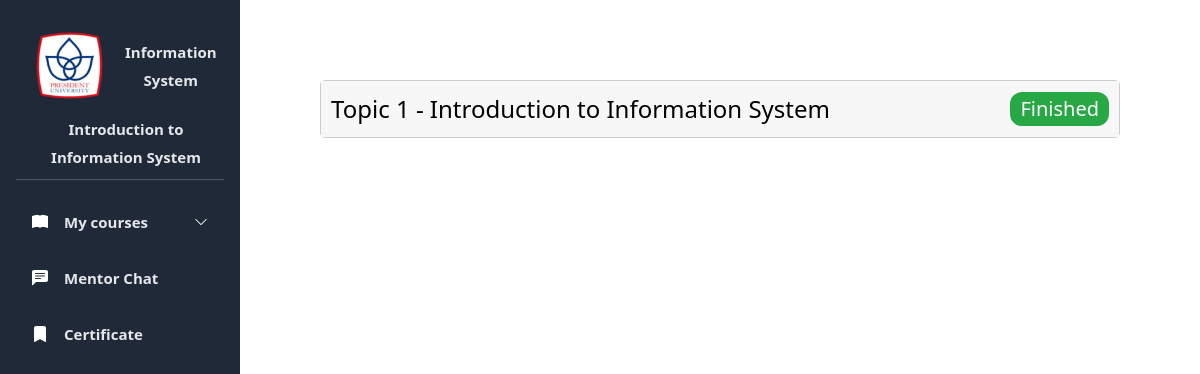
/pages/courses/learn.php?week_id=1, run on the app's committed database.
### tables this page shows
CREATE TABLE `major` (
  `major_id` int(11) NOT NULL,
  `major_name` varchar(50) NOT NULL,
  `faculty_id` int(11) NOT NULL
);

CREATE TABLE `course` (
  `course_id` int(11) NOT NULL,
  `course_name` varchar(50) NOT NULL,
  `description` text NOT NULL,
  `faculty_id` int(11) NOT NULL,
  `major_id` int(11) NOT NULL,
  `img` varchar(50) NOT NULL,
  `start_date` date NOT NULL,
  `price` enum('Free','Paid') NOT NULL,
  `duration` varchar(50) NOT NULL,
  `difficulty` enum('Beginner','Intermediate','Advanced','') NOT NULL,
  `time` varchar(50) NOT NULL,
  `language` varchar(50) NOT NULL,
  `UserID` int(11) NOT NULL
);

CREATE TABLE `topic` (
  `topic_id` int(11) NOT NULL,
  `topic_name` varchar(50) NOT NULL,
  `week_id` int(11) NOT NULL,
  `status` tinyint(1) NOT NULL
);

### pages/courses/learn.php (the view, shortened to what this page needs)
<!DOCTYPE html>
<html lang="en">
<head>
    <link rel="stylesheet" href="../assets/css/style.css">
    <link rel="stylesheet" href="./css/learn.css">
    <link rel="stylesheet" href="../../node_modules/bootstrap-icons/font/bootstrap-icons.min.css">
</head>
<body class="flex">
<div class="inset-y-0 left-0 w-60 bg-gray-800 text-white mr-36 ">
        <?php
        include 'sidebar.php';
        ?>
    </div>
    <div class="flex-1 bg-white p-10 ml-40">
        <main class="course-content">
            <section class="accordion">
                <div class="course-topics">
                    <?php
                    include  '../conn.php';
                    if (isset($_GET['week_id'])) {
                        $week_id = $_GET['week_id'];
                        $query = "SELECT t.topic_id, t.topic_name, v.video_title, s.summary_title, q.quiz_name
                                    FROM topic t
                                    LEFT JOIN video v ON t.topic_id = v.topic_id
                                    LEFT JOIN summary s ON t.topic_id = s.topic_id
                                    LEFT JOIN quiz q ON t.topic_id = q.topic_id
                                    WHERE t.week_id = ?";
                        $stmt = $conn->prepare($query);
                        $stmt->bind_param("i", $week_id);
                        $stmt->execute();
                        $result = $stmt->get_result();
                        $topic_number = 1;
                        if ($result && $result->num_rows > 0) {
                            while ($row = $result->fetch_assoc()) {
                                $topic_id = $row['topic_id'];
                                $topic_name = $row['topic_name'];
                                $video_title = $row['video_title'] ?? "";
                                $summary_title = $row['summary_title'] ?? "";
                                $quiz_name = $row['quiz_name'] ?? "";
                                echo "<div class='topic'>
                                        <div class='topic-header' onclick=\"toggleTopic('topic$topic_id-content')\">
                                            <h3>Topic $topic_number - $topic_name</h3>
                                            <span class='status " . (($video_title || $summary_title || $quiz_name) ? "complete" : "incomplete") . "'>" . (($video_title || $summary_title || $quiz_name) ? "Finished" : "Not Finished") . "</span>
                                        </div>
                                        <div id='topic$topic_id-content' class='topic-content' style='display: none'>";
                                        $topic_number++;
                                echo "</div></div>";
                            }
                        } else {
                            echo "No topics found for the selected week.";
                        }
                    } else {
                        echo "Error: Week ID not provided in the URL";
                    }
                    ?>
                </div>
            </section>
        </main>
    </div>
</body>
</html>

### pages/courses/sidebar.php (shortened to what this page needs)
<?php
include_once '../conn.php';
$myCourses = "My courses";
$sql = "SELECT w.week_id, w.week_name, c.course_id, m.major_name, c.course_name
        FROM week w
        JOIN course c ON w.course_id = c.course_id
        JOIN major m ON c.major_id = m.major_id";
$result = $conn->query($sql);
$weeks = [];
if ($result->num_rows > 0) {
  while ($row = $result->fetch_assoc()) {
    $weeks[] = [
      "week_id" => $row['week_id'],
      "week_name" => $row['week_name'],
      "major_name" => $row['major_name'],
      "course_name" => $row['course_name'],
      "url" => "./learn.php?week_id=" . $row['week_id']
    ];
  }
}
$otherItems = [
  ["icon" => "bi bi-chat-left-text-fill", "text" => "Mentor Chat", "link" => "./mentorchat.php"],
  ["icon" => "bi bi-bookmark-fill", "text" => "Certificate", "link" => "./Certificate.php"]
];
$majorName = $weeks[0]['major_name'];
$courseName = $weeks[0]['course_name'];
?>
<div class="flex h-screen">
  <div class="flex-none w-60 bg-gray-800 text-white p-4 flex flex-col">
    <div class="text-gray-100 text-xl">
      <div class="p-2.5 mt- flex items-center">
        <img src="./img/logo.png" class="px-2 py-1 rounded-md"></img>
        <h1 class="font-bold text-gray-200 text-[15px] ml-3 text-center">
          <?php echo $majorName; ?>
        </h1>
      </div>
      <h1 class="text-center font-bold text-gray-200 text-[15px] ml-3">
        <?php echo $courseName; ?>
      </h1>
      <div class="my-2 bg-gray-600 h-[1px]"></div>
    </div>
    <div class="p-2.5 mt-3 flex items-center rounded-md px-4 duration-300 cursor-pointer hover:bg-blue-600 text-white" onclick="dropdown()">
      <i class="bi bi-book-fill"></i>
      <div class="flex justify-between w-full items-center">
        <span class="text-[15px] ml-4 text-gray-200 font-bold"><?php echo $myCourses; ?></span>
        <span class="text-sm rotate-180" id="arrow">
          <i class="bi bi-chevron-down"></i>
        </span>
      </div>
    </div>
    <?php foreach ($otherItems as $item) : ?>
      <a href="<?php echo $item['link']; ?>" class="p-2.5 mt-3 flex items-center rounded-md px-4 duration-300 cursor-pointer hover:bg-blue-600 text-white">
        <i class="<?php echo $item['icon']; ?>"></i>
        <span class="text-[15px] ml-4 text-gray-200 font-bold"><?php echo $item['text']; ?></span>
      </a>
    <?php endforeach; ?>
  </div>
</div>

### pages/assets/css/style.css (style rules this page uses)
html, :host { line-height: 1.5; -webkit-text-size-adjust: 100%; -moz-tab-size: 4; -o-tab-size: 4; tab-size: 4; font-family: ui-sans-serif, system-ui, sans-serif, "Apple Color Emoji", "Segoe UI Emoji", "Segoe UI Symbol", "Noto Color Emoji"; font-feature-settings: normal; font-variation-settings: normal; -webkit-tap-highlight-color: transparent; }
body { margin: 0; line-height: inherit; }
h1, h2, h3, h4, h5, h6 { font-size: inherit; font-weight: inherit; }
a { color: inherit; text-decoration: inherit; }
blockquote, dl, dd, h1, h2, h3, h4, h5, h6, hr, figure, p, pre { margin: 0; }
img, svg, video, canvas, audio, iframe, embed, object { display: block; vertical-align: middle; }
img, video { max-width: 100%; height: auto; }
.left-0 { left: 0px; }
.my-2 { margin-top: 0.5rem; margin-bottom: 0.5rem; }
.ml-3 { margin-left: 0.75rem; }
.ml-4 { margin-left: 1rem; }
.mt-3 { margin-top: 0.75rem; }
.flex { display: flex; }
.h-\[1px\] { height: 1px; }
.h-screen { height: 100vh; }
.w-60 { width: 15rem; }
.w-full { width: 100%; }
.flex-1 { flex: 1 1 0%; }
.flex-none { flex: none; }
.cursor-pointer { cursor: pointer; }
.flex-col { flex-direction: column; }
.items-center { align-items: center; }
.justify-between { justify-content: space-between; }
.rounded-md { border-radius: 0.375rem; }
.bg-gray-600 { --tw-bg-opacity: 1; background-color: rgb(75 85 99 / var(--tw-bg-opacity)); }
.bg-gray-800 { --tw-bg-opacity: 1; background-color: rgb(31 41 55 / var(--tw-bg-opacity)); }
.bg-white { --tw-bg-opacity: 1; background-color: rgb(255 255 255 / var(--tw-bg-opacity)); }
.p-10 { padding: 2.5rem; }
.p-2\.5 { padding: 0.625rem; }
.p-4 { padding: 1rem; }
.px-2 { padding-left: 0.5rem; padding-right: 0.5rem; }
.px-4 { padding-left: 1rem; padding-right: 1rem; }
.py-1 { padding-top: 0.25rem; padding-bottom: 0.25rem; }
.text-center { text-align: center; }
.text-\[15px\] { font-size: 15px; }
.text-sm { font-size: 0.875rem; line-height: 1.25rem; }
.text-xl { font-size: 1.25rem; line-height: 1.75rem; }
.font-bold { font-weight: 700; }
.text-gray-100 { --tw-text-opacity: 1; color: rgb(243 244 246 / var(--tw-text-opacity)); }
.text-gray-200 { --tw-text-opacity: 1; color: rgb(229 231 235 / var(--tw-text-opacity)); }
.text-white { --tw-text-opacity: 1; color: rgb(255 255 255 / var(--tw-text-opacity)); }
.duration-300 { transition-duration: 300ms; }

### pages/courses/css/learn.css (style rules this page uses)
.course-content { flex-grow: 1; padding: 40px; background-color: #fff; }
.status { padding: 2px 8px; border-radius: 12px; color: white; font-size: 1.25rem; }
.complete { background-color: #28a745; }
.course-topics .topic { border: 1px solid #ccc; border-radius: 5px; margin-bottom: 10px; }
.topic-header { padding: 10px; background-color: #f7f7f7; cursor: pointer; display: flex; justify-content: space-between; align-items: center; }
.topic-header h3 { margin: 0; font-size: 1.5rem; }
.status { padding: 2px 10px; border-radius: 12px; color: white; font-size: 1.25rem; }
.status { white-space: nowrap; margin-left: auto; }

### data on the page
major: major_name "Information System"
course: course_name "Introduction to Information System"
topic: topic_name "Introduction to Information System"

### other printed values
$myCourses "My courses"
$item['text'] "Mentor Chat"
$item['text'] "Certificate"
